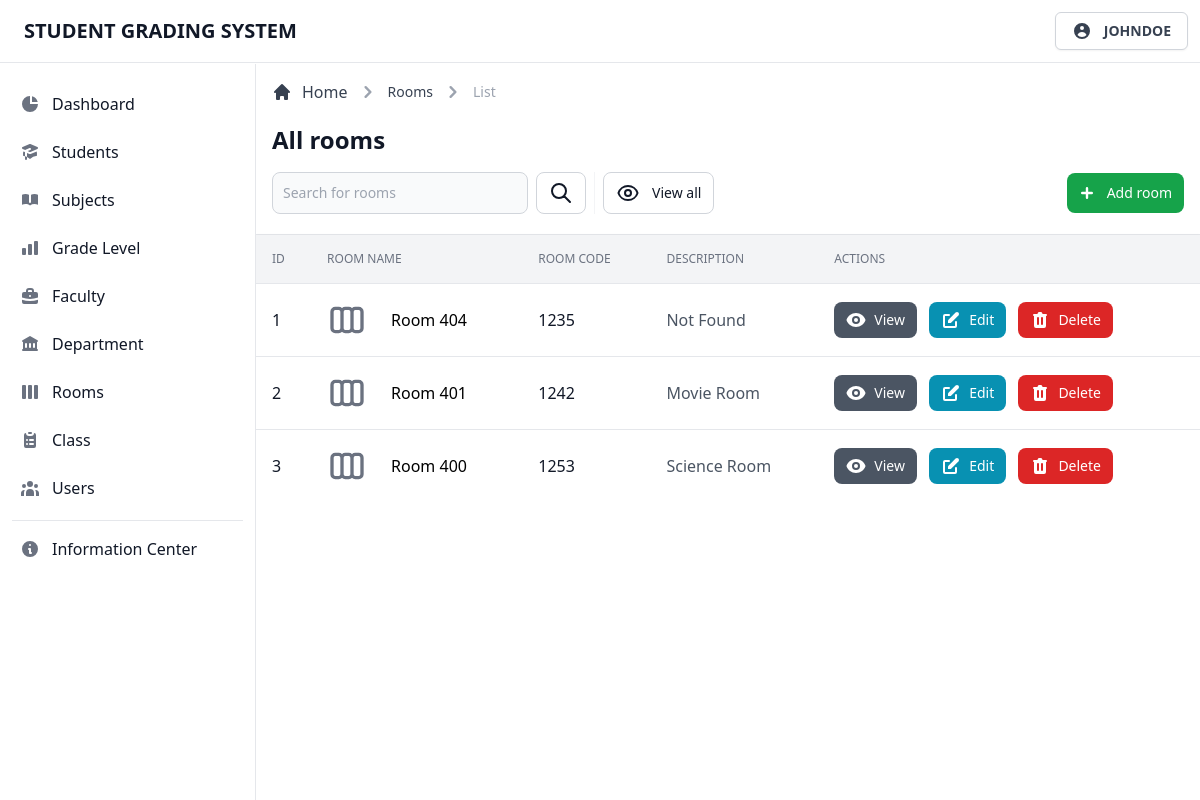
Screenshot of /admin/view/rooms.php (signed in) with the database file from the repository.
### tables this page shows
CREATE TABLE `tblrooms` (
  `room_id` int(11) NOT NULL,
  `room_code` int(11) NOT NULL,
  `room_name` varchar(255) NOT NULL,
  `room_desc` varchar(255) DEFAULT NULL
);

### admin/database/database.classes.php (called while the page is built)
<?php
class Dbh
{
  private $hostname = 'localhost';
  private $username = 'root';
  private $password = '';
  private $dbname = 'dbgradingsystem';
  public function connect()
  {
    try {
      $dbh = new PDO('mysql:host=' . $this->hostname . ';dbname=' . $this->dbname, $this->username, $this->password);
      return $dbh;
    } catch (PDOException $e) {
      print "Error!: " . $e->getMessage() . "<br>";
      die();
    }
  }
}

### admin/classes/display-data.classes.php (called while the page is built, shortened)
<?php
class DisplayRooms extends Dbh
{
  protected function getRooms()
  {
    $sql = 'SELECT * FROM tblrooms;';
    $stmt = $this->connect()->query($sql);
    $result = 0;
    if (!$stmt) {
      $stmt = null;
      header('Location: ../view/rooms.php?error=stmtfailed');
      exit;
    } else {
      while ($row = $stmt->fetchAll(PDO::FETCH_ASSOC)) {
        $result = $row;
      }
      return $result;
    }
    return $result;
  }
}

### admin/controller/display-data.contr.php (called while the page is built, shortened)
<?php
class DisplayRoomsContr extends DisplayRooms
{
  public function fetchData()
  {
    $result = $this->getRooms();
    return $result;
  }
}

### admin/page/rooms/rooms-table.php (the view, shortened to what this page needs)
<div class="flex flex-col min-w-full overflow-hidden overflow-x-auto align-middle shadow">
  <table class="min-w-full divide-y divide-gray-200 table-fixed">
    <thead class="bg-gray-100">
      <tr>
        <th scope="col" class="p-4 text-xs font-medium text-left text-gray-500 uppercase">
          ID
        </th>
        <th scope="col" class="p-4 text-xs font-medium text-left text-gray-500 uppercase">
          Room Name
        </th>
        <th scope="col" class="p-4 text-xs font-medium text-left text-gray-500 uppercase">
          Room Code
        </th>
        <th scope="col" class="p-4 text-xs font-medium text-left text-gray-500 uppercase">
          Description
        </th>
        <th scope="col" class="p-4 text-xs font-medium text-left text-gray-500 uppercase">
          Actions
        </th>
      </tr>
    </thead>
    <tbody class="bg-white divide-y divide-gray-200">
      <?php foreach ($result as $data) : ?>
        <tr class="hover:bg-gray-100 group">
          <td class="p-4 text-base font-normal text-gray-900 whitespace-nowrap">
            <div class="flex items-center">
              <?= $data['room_id']; ?>
            </div>
          </td>
          <td class="flex items-center p-4 mr-12 space-x-6 whitespace-nowrap lg:mr-0">
            <div class="flex items-center capitalize">
              <?= $data['room_name']; ?>
            </div>
          </td>
          <td class="p-4 text-base font-normal text-gray-900 whitespace-nowrap">
            <div class="flex items-center">
              <?= $data['room_code']; ?>
            </div>
          </td>
          <td class="p-4 text-base font-normal text-gray-600 whitespace-nowrap">
            <div class="flex items-center capitalize">
              <?= $data['room_desc']; ?>
            </div>
          </td>
          <td class="p-4 space-x-2 whitespace-nowrap">
            <button type="button" data-view-button data-code="<?= $data['room_code']; ?>" data-name="<?= $data['room_name']; ?>" data-desc="<?= $data['room_desc']; ?>" class="inline-flex items-center px-3 py-2 text-sm font-medium text-center text-white bg-gray-600 rounded-lg hover:bg-gray-700 focus:ring-4 focus:ring-gray-200">
              View
            </button>
            <button type="button" data-edit-button data-id="<?= $data['room_id']; ?>" data-code="<?= $data['room_code']; ?>" data-name="<?= $data['room_name']; ?>" data-desc="<?= $data['room_desc']; ?>" class="inline-flex items-center px-3 py-2 text-sm font-medium text-center text-white rounded-lg bg-cyan-600 hover:bg-cyan-700 focus:ring-4 focus:ring-cyan-200">
              Edit
            </button>
            <button type="button" data-id="<?= $data['room_id']; ?>" data-delete-button class="inline-flex items-center px-3 py-2 text-sm font-medium text-center text-white bg-red-600 rounded-lg hover:bg-red-800 focus:ring-4 focus:ring-red-300">
              Delete
            </button>
          </td>
        </tr>
      <?php endforeach; ?>
    </tbody>
  </table>
</div>

### rows the page displays
tblrooms: room_id "1", room_name "Room 404", room_code "1235", room_desc "Not Found"
tblrooms: room_id "2", room_name "Room 401", room_code "1242", room_desc "Movie Room"
tblrooms: room_id "3", room_name "Room 400", room_code "1253", room_desc "Science Room"

### other values shown
$user "JOHNDOE"
$breadcrumb "Rooms"
$page "rooms"
$btn "room"
